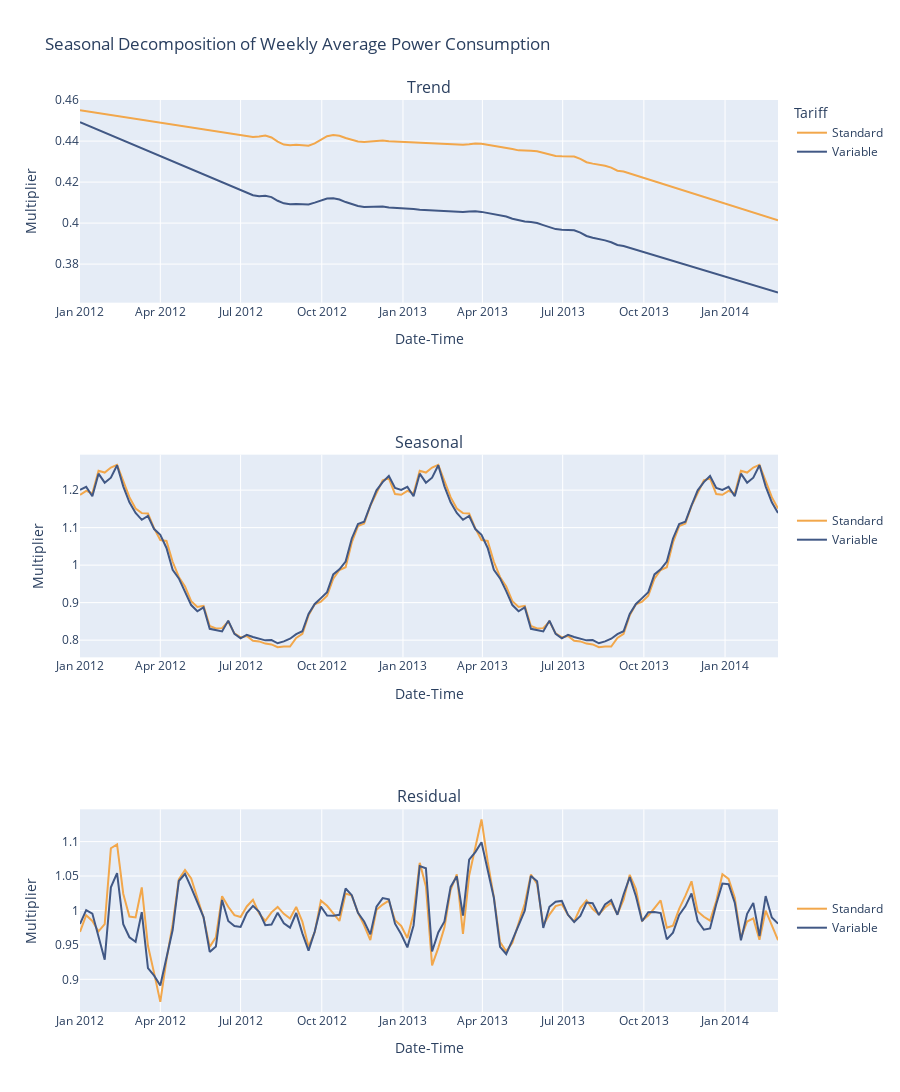

Notebook code cell kept with this figure:
### Code cell
prds = ['Trend', 'Seasonal', 'Residual']

fig = make_subplots(rows=3, cols=1, subplot_titles=prds, shared_xaxes=False)

for i in range(len(prds)):
    prd = prds[i]
    df = decomps_wks     

    fig.add_trace(                          # Plot standard tariff
        go.Line(
            x=df.index, y=df.iloc[:,i], 
            name = 'Standard', 
            line_color = '#F2A74B',
            legendgroup = prd
            ),
        row = i+1,
        col = 1,
    )

    fig.add_trace(                          # Plot variable tariff
        go.Line(
            x=df.index, y=df.iloc[:,i+3], 
            name = 'Variable',
            line_color = '#415885',
            legendgroup = prd
            ),
        row = i+1,
        col = 1
    )

    fig.update_xaxes(title_text='Date-Time', row=i+1, col=1)
    fig.update_yaxes(title_text='Multiplier', row=i+1, col=1)

    fig.update_layout(
        legend_title = "Tariff", 
        title = "Seasonal Decomposition of Weekly Average Power Consumption",
        legend_tracegroupgap=350,
        height= 1200
    )

fig.show()
